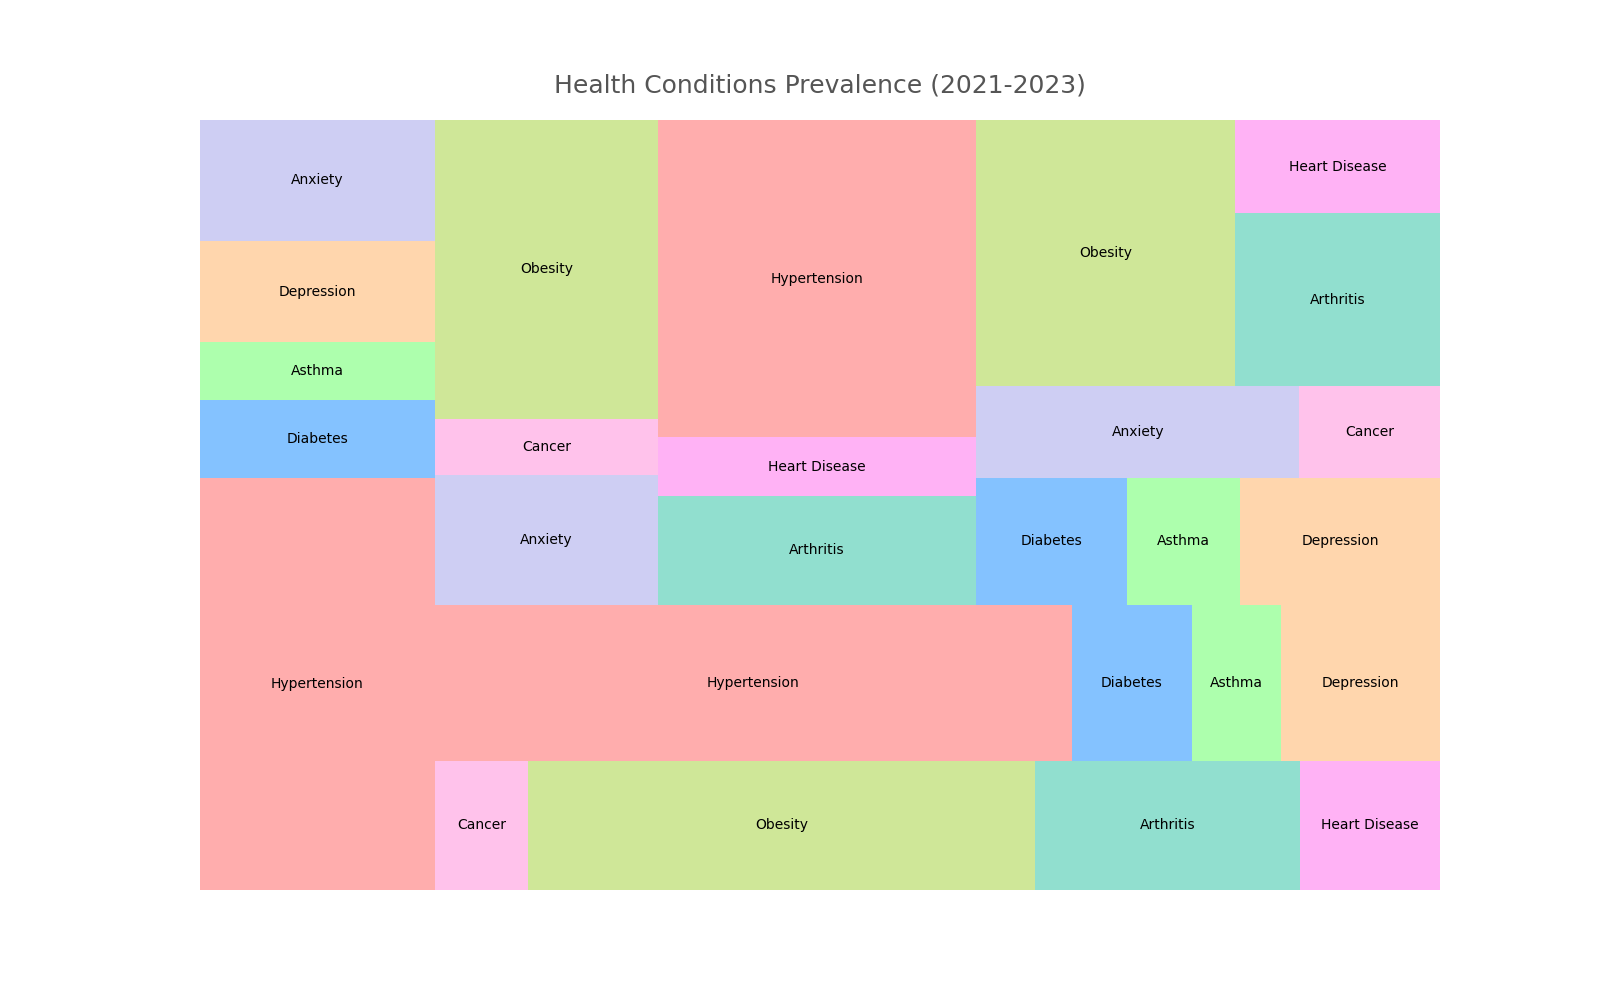

Reproduce this figure in Python.
import seaborn as sns
import pandas as pd
import matplotlib.pyplot as plt
import squarify

# Data Frame
data = {
    "Year": ['2021', '2021', '2021', '2021', '2021', '2021', '2021', '2021', '2021',
             '2022', '2022', '2022', '2022', '2022', '2022', '2022', '2022', '2022',
             '2023', '2023', '2023', '2023', '2023', '2023', '2023', '2023', '2023'],
    "Condition": ['Hypertension', 'Diabetes', 'Asthma', 'Depression', 'Anxiety', 'Cancer', 'Obesity', 'Arthritis', 'Heart Disease',
                  'Hypertension', 'Diabetes', 'Asthma', 'Depression', 'Anxiety', 'Cancer', 'Obesity', 'Arthritis', 'Heart Disease',
                  'Hypertension', 'Diabetes', 'Asthma', 'Depression', 'Anxiety', 'Cancer', 'Obesity', 'Arthritis', 'Heart Disease'],
    "Prevalence": [45.0, 8.5, 6.3, 11.1, 13.2, 5.6, 30.4, 15.9, 8.4,
                   46.2, 8.7, 6.5, 11.5, 13.5, 5.8, 31.0, 16.2, 8.6,
                   47.0, 8.9, 6.7, 11.8, 13.8, 6.0, 32.0, 16.5, 8.9]
}
df = pd.DataFrame(data)

# Settings
plt.figure(figsize=(16, 10))
colors = ['#ff9999', '#66b3ff', '#99ff99', '#ffcc99', '#c2c2f0', '#ffb3e6', '#c4e17f', '#76d7c4', '#ff9ff3']

# Treemap plot
squarify.plot(sizes=df["Prevalence"], label=df["Condition"], color=colors, alpha=0.8)
plt.title("Health Conditions Prevalence (2021-2023)", fontsize=18, color='#555555', pad=20)
plt.axis('off')
plt.show()
